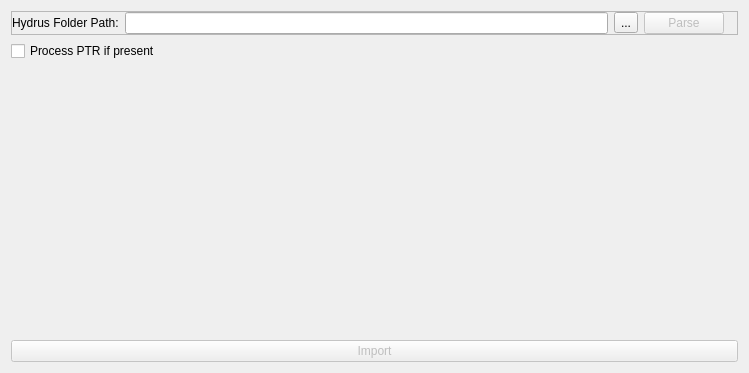
<?xml version="1.0" encoding="UTF-8"?>
<ui version="4.0">
 <class>HydrusImporterWidget</class>
 <widget class="QWidget" name="HydrusImporterWidget">
  <property name="geometry">
   <rect>
    <x>0</x>
    <y>0</y>
    <width>749</width>
    <height>373</height>
   </rect>
  </property>
  <property name="windowTitle">
   <string>Hydrus Importer</string>
  </property>
  <layout class="QVBoxLayout" name="verticalLayout_2">
   <item>
    <layout class="QVBoxLayout" name="verticalLayout">
     <item>
      <widget class="QFrame" name="frame">
       <property name="sizePolicy">
        <sizepolicy hsizetype="Preferred" vsizetype="Maximum">
         <horstretch>0</horstretch>
         <verstretch>0</verstretch>
        </sizepolicy>
       </property>
       <property name="frameShape">
        <enum>QFrame::Shape::StyledPanel</enum>
       </property>
       <property name="frameShadow">
        <enum>QFrame::Shadow::Raised</enum>
       </property>
       <layout class="QHBoxLayout" name="horizontalLayout">
        <property name="leftMargin">
         <number>0</number>
        </property>
        <property name="topMargin">
         <number>0</number>
        </property>
        <property name="rightMargin">
         <number>0</number>
        </property>
        <property name="bottomMargin">
         <number>0</number>
        </property>
        <item>
         <widget class="QLabel" name="label">
          <property name="text">
           <string>Hydrus Folder Path:</string>
          </property>
         </widget>
        </item>
        <item>
         <widget class="QLineEdit" name="hydrusFolderPath">
          <property name="text">
           <string/>
          </property>
         </widget>
        </item>
        <item>
         <widget class="QToolButton" name="selectHydrusPath">
          <property name="text">
           <string>...</string>
          </property>
         </widget>
        </item>
        <item>
         <widget class="QPushButton" name="parseHydrusDB">
          <property name="enabled">
           <bool>false</bool>
          </property>
          <property name="text">
           <string>Parse</string>
          </property>
         </widget>
        </item>
        <item>
         <widget class="QLabel" name="hyFolderStatusLabel">
          <property name="text">
           <string/>
          </property>
         </widget>
        </item>
       </layout>
      </widget>
     </item>
     <item>
      <widget class="QCheckBox" name="cbProcessPTR">
       <property name="text">
        <string>Process PTR if present</string>
       </property>
       <property name="checked">
        <bool>false</bool>
       </property>
      </widget>
     </item>
     <item>
      <widget class="QLabel" name="parseStatusLabel">
       <property name="text">
        <string/>
       </property>
      </widget>
     </item>
     <item>
         <layout class="QVBoxLayout" name="tagServicesLayout"/>
     </item>
    </layout>
   </item>
   <item>
    <widget class="QPushButton" name="importButton">
     <property name="enabled">
      <bool>false</bool>
     </property>
     <property name="text">
      <string>Import</string>
     </property>
    </widget>
   </item>
  </layout>
 </widget>
 <resources/>
 <connections/>
</ui>
